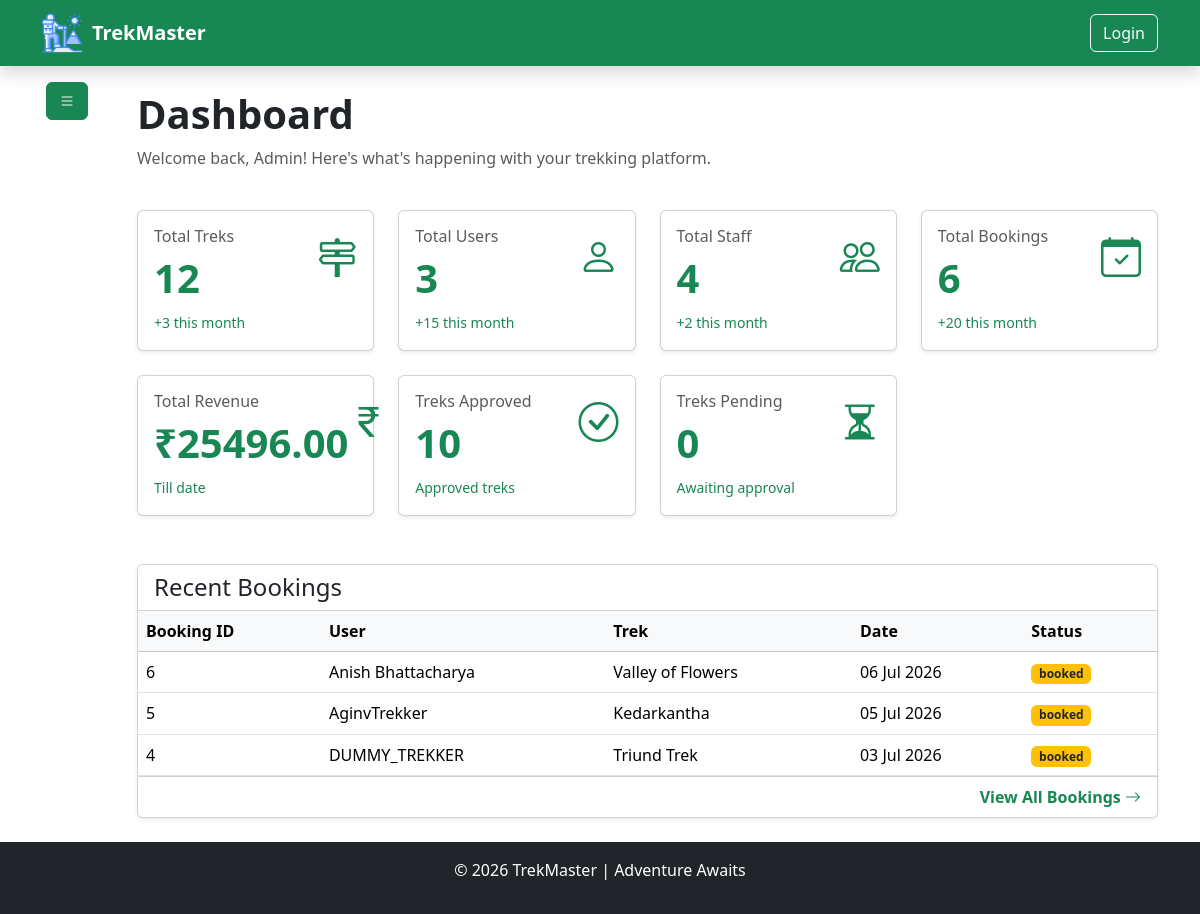
The app's page /admin/dashboard (signed in), older data.
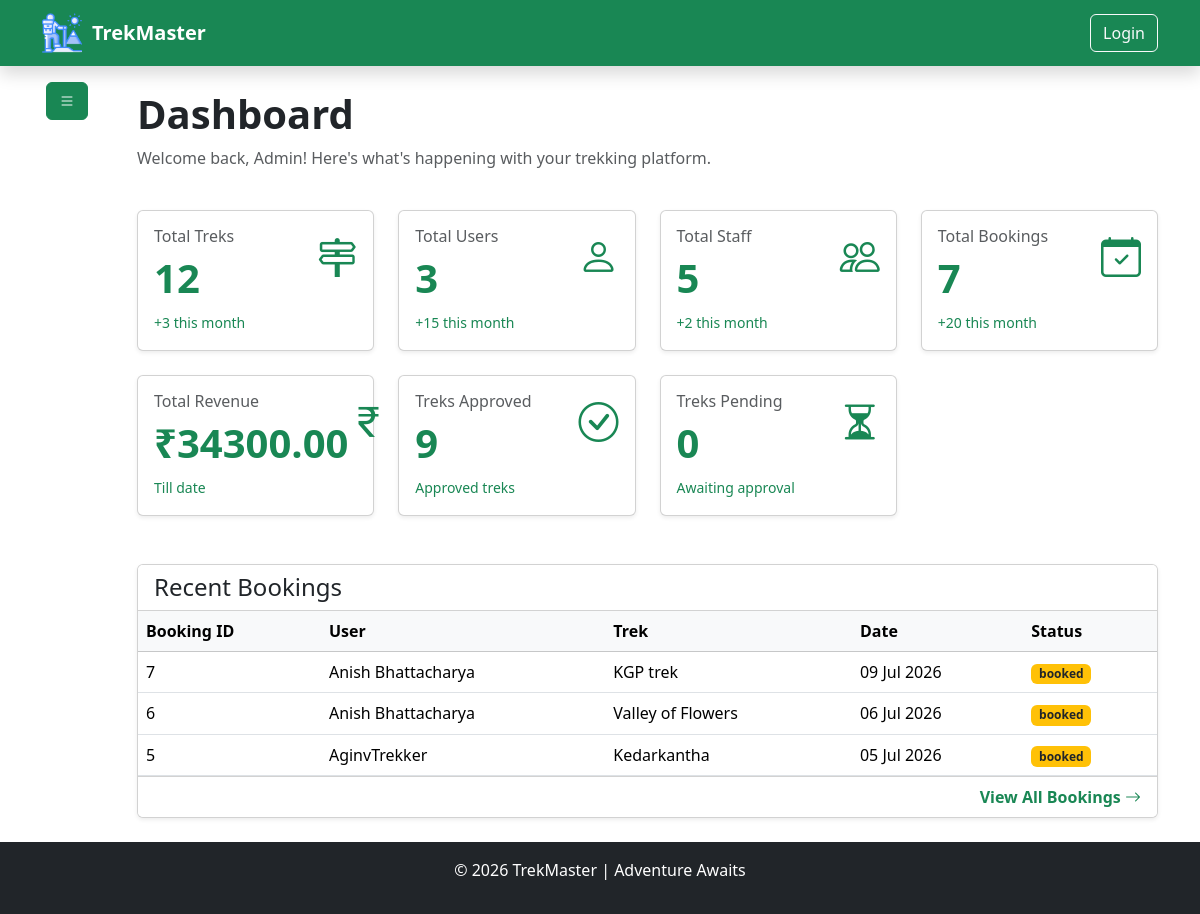
The same page, newer data.
### model/model.py (models this page shows, shortened)
class BaseModel(TimeStampMixin, db.Model):
    __abstract__ = True  ## means this class is not a table in the database, but it can be inherited by other models to have common fields [new concept of abstract base class in SQLAlchemy]
    id = db.Column(db.Integer, primary_key=True)

class BookingModel(BaseModel):
    __tablename__ = "bookings"
    user_id = db.Column(db.Integer, db.ForeignKey("users.id"), nullable=False)
    trek_id = db.Column(db.Integer, db.ForeignKey("treks.id"), nullable=False)
    booking_date = db.Column(db.DateTime, default=datetime.utcnow, nullable=False)
    status = db.Column(
        db.Enum(BookingStatus), default=BookingStatus.BOOKED, nullable=False
    )
    payment_status = db.Column(
        db.Enum(PaymentStatus), default=PaymentStatus.PENDING, nullable=False
    )
    amount_paid = db.Column(db.Numeric(10, 2), nullable=False, default=0.00)
    booking_cancel_date = db.Column(db.DateTime, nullable=True)
    __table_args__ = (
        db.UniqueConstraint(
            "user_id", "trek_id", name="unique_user_trek_booking"
        ),  ## only one user can book a trek at a time
    )

class UserModel(BaseModel):  ## trekkers [by default] , staff [call StaffModel] , admin [programitically created]
    __tablename__ = "users"
    username = db.Column(db.String(50), nullable=False)
    email = db.Column(db.String(100), unique=True, nullable=False)
    phone = db.Column(db.String(15), unique=True, nullable=False)
    password_hash = db.Column(db.String(128), nullable=False)
    role = db.Column(db.Enum(UserRole), default=UserRole.TREKKER, nullable=False)
    """
    # db.Enum is used to store the enum values in the database as strings, and it will automatically handle the conversion between the enum and the string representation in the database.
    # raw syntax : db.Enum("admin" , "user" , "staff" , name = "user_roles")  # this is the raw syntax to create enum in SQLAlchemy, but we are using python enum class to create enum and then using it in the model.
    """
    is_active = db.Column(db.Boolean, default=True, nullable=False)
    is_blacklisted = db.Column(db.Boolean, default=False, nullable=False)
    blacklisted_reason = db.Column(db.String(500), nullable=True)
    bookings = db.relationship(
        "BookingModel",  ## here we specify the python model name not the table name
        backref=db.backref("user", lazy=True), # gives booking132.user to access the user who made the booking
        foreign_keys="BookingModel.user_id",  # which foreign key should be used
        lazy=True,
        cascade="all, delete-orphan",  # if a user is deleted, all their bookings will be deleted as well
    )
    staff_profile = db.relationship(
        "StaffModel",
        backref=db.backref("user", uselist=False),
        uselist=False,
        cascade="all, delete-orphan",
    )

class TrekModel(BaseModel):
    __tablename__ = "treks"
    name = db.Column(db.String(100), nullable=False)
    location = db.Column(db.String(100), nullable=False)
    difficulty = db.Column(db.Enum(TrekDifficulty), nullable=False)
    duration = db.Column(db.Integer, nullable=False)  # in days
    total_slots = db.Column(db.Integer, nullable=False, default=10)
    available_slots = db.Column(db.Integer, nullable=False, default=10)
    price = db.Column(db.Numeric(10, 2), nullable=False)
    description = db.Column(db.String(600), nullable=True)
    image_url = db.Column(db.String(200), nullable=True)
    starting_at = db.Column(db.DateTime, nullable=False, default=datetime.utcnow)
    ending_at = db.Column(db.DateTime, nullable=False)
    status = db.Column(db.Enum(TrekStatus), default=TrekStatus.PENDING, nullable=False)
    assigned_staff_id = db.Column(db.Integer, db.ForeignKey("staffs.id"), nullable=True)
    bookings = db.relationship(
        "BookingModel", backref=db.backref("trek", lazy=True), lazy=True, cascade="all, delete-orphan"
    )  # one to many relationship with BookingModel
    __table_args__ = (
        db.CheckConstraint(
            "available_slots <= total_slots", name="check_available_slots"
        ),
        db.CheckConstraint("starting_at < ending_at", name="ending before start constraint"),
        db.CheckConstraint("price >= 0", name="zero_price_constraint"),
    )

### utils/authentication.py (the view)
    def wrapper(*args , **kwargs):
        if "user_id" not in session:
            flash("Please log in to access this page.", "danger")
            return redirect("/auth/login")
        user = UserModel.query.filter_by(id=session["user_id"]).first()
        if not user:
            flash("User not found.", "danger")
            return redirect("/auth/login")
        return func(
            *args,
            **kwargs
        )

### routes/admin_routes.py (called while the page is built)
@admin_bp.route("/dashboard", methods=["GET"])
@is_logged_in
@role_required(UserRole.ADMIN)
def dashboard():
    return admin_ctrl.dashboard()

### utils/authentication.py (called while the page is built)
def is_logged_in(func):
    def wrapper(*args , **kwargs):
        if "user_id" not in session:
            flash("Please log in to access this page.", "danger")
            return redirect("/auth/login")
        user = UserModel.query.filter_by(id=session["user_id"]).first()
        if not user:
            flash("User not found.", "danger")
            return redirect("/auth/login")
        return func(
            *args,
            **kwargs
        )
    wrapper.__name__ = func.__name__
    wrapper.__doc__ = func.__doc__
    wrapper.__module__ = func.__module__
    return wrapper

### templates/admin/dashboard.html (shortened to what the changed rows need)
{% extends "base.html" %}
{% block content %}
<div class="container">
    <div class="row flex justify-content-between ">
        <div class="col-11 ">
            <div class="py-4">
                <h1 class="fw-bold">
                    Dashboard
                </h1>
                <div class="row g-4 mt-2">
                    <div class="col-md-6 col-lg-3">
                        <div class="card shadow-sm">
                            <div class="card-body">
                                <div class="d-flex justify-content-between">
                                    <div>
                                        <h1 class="text-success fw-bold">
                                           {{ total_treks }}
                                        </h1>
                                    </div>
                                </div>
                            </div>
                        </div>
                    </div>
                    <div class="col-md-6 col-lg-3">
                        <div class="card shadow-sm">
                            <div class="card-body">
                                <div class="d-flex justify-content-between">
                                    <div>
                                        <h1 class="text-success fw-bold">
                                            {{ total_trekkers }}
                                        </h1>
                                    </div>
                                </div>
                            </div>
                        </div>
                    </div>
                    <div class="col-md-6 col-lg-3">
                        <div class="card shadow-sm">
                            <div class="card-body">
                                <div class="d-flex justify-content-between">
                                    <div>
                                        <h6 class="text-muted">
                                            Total Staff
                                        </h6>
                                        <h1 class="text-success fw-bold">
                                            {{ total_staff }}
                                        </h1>
                                        <small class="text-success">
                                            +2 this month
                                        </small>
                                    </div>
                                </div>
                            </div>
                        </div>
                    </div>
                    <div class="col-md-6 col-lg-3">
                        <div class="card shadow-sm">
                            <div class="card-body">
                                <div class="d-flex justify-content-between">
                                    <div>
                                        <h6 class="text-muted">
                                            Total Bookings
                                        </h6>
                                        <h1 class="text-success fw-bold">
                                            {{ total_bookings }}
                                        </h1>
                                        <small class="text-success">
                                            +20 this month
                                        </small>
                                    </div>
                                </div>
                            </div>
                        </div>
                    </div>
                    <div class="col-md-6 col-lg-3">
                        <div class="card shadow-sm">
                            <div class="card-body">
                                <div class="d-flex justify-content-between">
                                    <div>
                                        <h6 class="text-muted">
                                            Total Revenue
                                        </h6>
                                        <h1 class="text-success fw-bold">
                                            ₹{{ total_revenue_till_data }}
                                        </h1>
                                        <small class="text-success">
                                            Till date
                                        </small>
                                    </div>
                                </div>
                            </div>
                        </div>
                    </div>
                    <div class="col-md-6 col-lg-3">
                        <div class="card shadow-sm">
                            <div class="card-body">
                                <div class="d-flex justify-content-between">
                                    <div>
                                        <h6 class="text-muted">
                                            Treks Approved
                                        </h6>
                                        <h1 class="text-success fw-bold">
                                            {{ treks_approved }}
                                        </h1>
                                        <small class="text-success">
                                            Approved treks
                                        </small>
                                    </div>
                                </div>
                            </div>
                        </div>
                    </div>
                    <div class="col-md-6 col-lg-3">
                        <div class="card shadow-sm">
                            <div class="card-body">
                                <div class="d-flex justify-content-between">
                                    <div>
                                        <h1 class="text-success fw-bold">
                                            {{ treks_pending }}
                                        </h1>
                                    </div>
                                </div>
                            </div>
                        </div>
                    </div>
                </div>
                <div class="card shadow-sm mt-5">
                    <div class="table-responsive">
                        <table class="table table-hover align-middle mb-0">
                            <thead class="table-light">
                                <tr>
                                    <th>Booking ID</th>
                                    <th>User</th>
                                    <th>Trek</th>
                                    <th>Date</th>
                                    <th>Status</th>
                                </tr>
                            </thead>
                            <tbody>
                                {% for booking in fresh_bookings %}
                                <tr>
                                    <td>{{ booking.id }}</td>
                                    <td>{{ booking.user.username }}</td>
                                    <td>{{ booking.trek.name }}</td>
                                    <td>{{ booking.booking_date.strftime('%d %b %Y') }}</td>
                                    <td>
                                        {% if booking.status.value == 'booked' %}
                                        <span class="badge bg-warning text-dark">
                                            {{ booking.status.value }}
                                        </span>
                                        {% elif booking.status.value == 'cancelled' %}
                                        <span class="badge bg-danger">
                                            {{ booking.status.value }}
                                        </span>
                                        {% elif booking.status.value == 'completed' %}
                                        <span class="badge bg-success">
                                            {{ booking.status.value }}
                                        </span>
                                        {% else %}
                                        <span class="badge bg-secondary">
                                            {{ booking.status.value }}
                                        </span>
                                        {% endif %}
                                    </td>
                                </tr>
                                {% endfor %}
                            </tbody>
                        </table>
                    </div>
                </div>
            </div>
        </div>
    </div>
</div>
{% endblock %}

Row changes from the older to the newer data that the page shows:
no longer on this page (row edited): BookingModel: id "4", user.username "DUMMY_TREKKER", trek.name "Triund Trek", booking_date "03 Jul 2026", status.value "booked"
added BookingModel: id "7", user.username "Anish Bhattacharya", trek.name "KGP trek", booking_date "09 Jul 2026", status.value "booked"
Text that changed along with them:
{{ total_staff }}: "4" → "5"
{{ total_bookings }}: "6" → "7"
{{ total_revenue_till_data }}: "25496.00" → "34300.00"
{{ treks_approved }}: "10" → "9"
